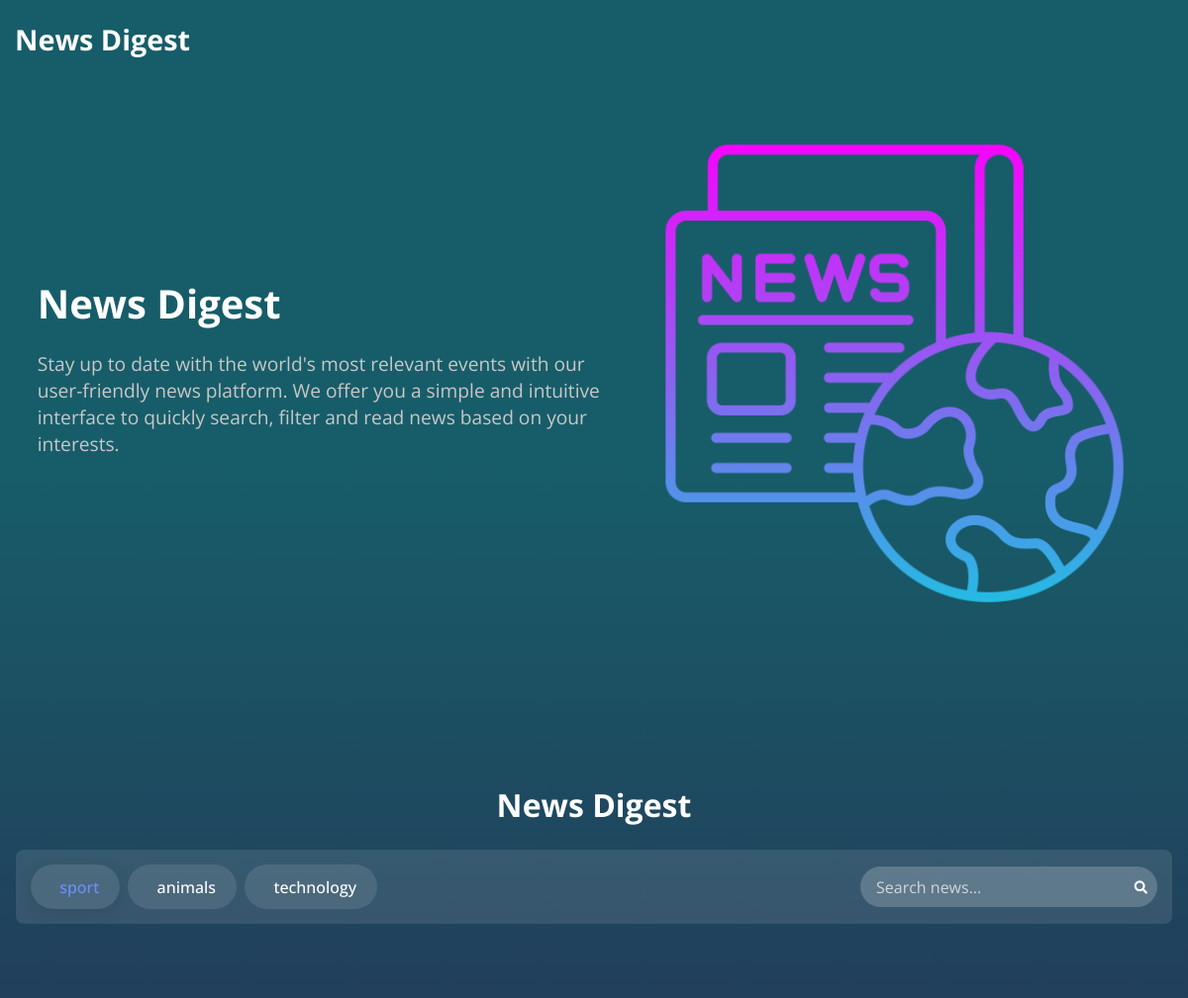
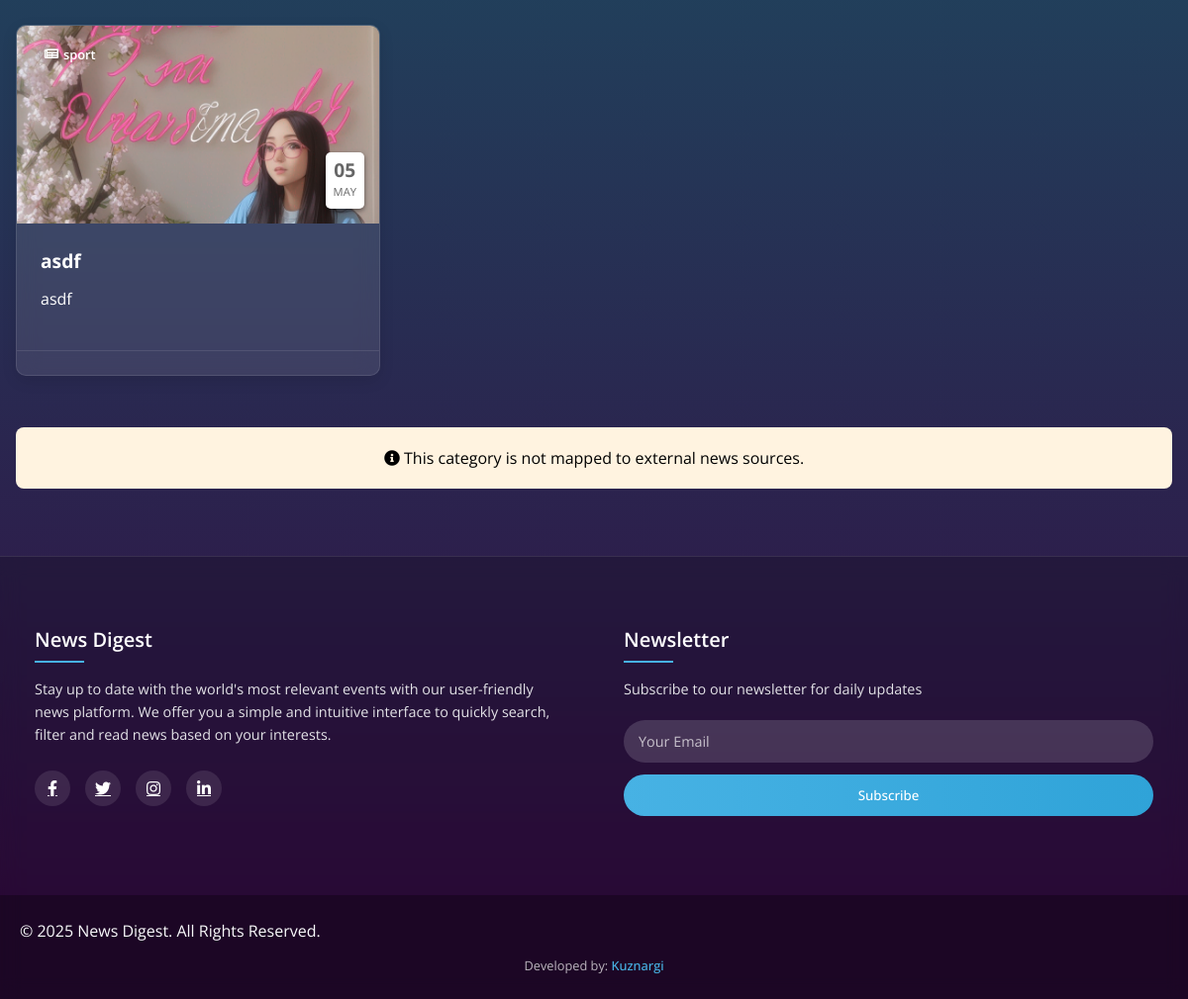
/?category=1, run on the app's committed database (2 pictures, top to bottom).
### app/models.py (models this page shows, shortened)
class Category(models.Model):
    name = models.TextField()
    newsapi_mapping = models.CharField(
        max_length=20,
        blank=True,
        null=True,
        help_text="Corresponding NewsAPI category name (business, technology, etc.)"
    )
    created_at = models.DateTimeField(auto_now_add=True)
    updated_at = models.DateTimeField(auto_now=True)
    class Meta:
        verbose_name = 'Категория'
        verbose_name_plural = 'Категории'

class News(models.Model):
    img=models.ImageField(upload_to='images/')
    title = models.TextField()
    description = models.TextField()
    category = models.ForeignKey('Category', on_delete=models.CASCADE)
    created_at = models.DateTimeField(auto_now_add=True)
    updated_at = models.DateTimeField(auto_now=True)
    class Meta:
        verbose_name = 'Новость'
        verbose_name_plural = 'Новости'

### app/views.py (the view, shortened to what this page needs)
# urls.py: path('', HomeView.as_view(), name='home'),
class HomeView(ListView):
    model = News
    template_name = 'news.html'
    context_object_name = 'news_list'
    paginate_by = 6
    ordering = ['-created_at']
    def get_queryset(self):
        queryset = super().get_queryset().select_related('category')
        category = self.request.GET.get('category')
        search_query = self.request.GET.get('search')
        if category and category != 'all':
            queryset = queryset.filter(category__id=category)
        if search_query:
            queryset = queryset.filter(title__icontains=search_query)
        return queryset
    def get_context_data(self, **kwargs):
        context = super().get_context_data(**kwargs)
        category = self.request.GET.get('category')
        search_query = self.request.GET.get('search')
        api_news = fetch_news_from_api(
            query=search_query,
            category=category,
            page_size=6
        )
        formatted_api_news = []
        context['api_news_list'] = formatted_api_news
        context['categories'] = Category.objects.all()
        context['search_query'] = search_query
        return context

### app/views.py (called while the page is built, shortened)
def fetch_news_from_api(query=None, category=None, page_size=6):
    api_key = os.getenv('NEWS_API_KEY')
    if not api_key:
        print("NewsAPI key not found in environment variables")
        return []

### templates/news.html (shortened to what this page needs)
{% extends "base.html" %}
{% load static %}
{% block content %}
<div class="news-content">
  <section class="category-section">
    <div class="container">
      <h2 class="section-title">News Digest</h2>
      <div class="category-filter">
        <div class="filter-controls">
          {% for category in categories %}
            <a href="?category={{ category.id }}{% if request.GET.search %}&search={{ request.GET.search }}{% endif %}"
               class="filter-btn {% if request.GET.category == category.id|stringformat:'s' %}active{% endif %}">
              <i class="{{ category.icon }}"></i> {{ category.name }}
            </a>
          {% endfor %}
        </div>
        <div class="search-box">
          <form method="get" action="">
            <input type="text" name="search" placeholder="Search news..."
                   class="search-input" value="{{ request.GET.search }}">
            <button type="submit" class="search-btn">
              <i class="fas fa-search"></i>
            </button>
          </form>
        </div>
      </div>
    </div>
  </section>
  <section class="news-grid-section">
    <div class="container">
      <div class="news-grid">
        {% for news in news_list %}
          <article class="news-card {% if news.featured %}featured{% endif %}">
            <div class="card-header">
              <div class="category-badge">
                <i class="{{ news.category.icon|default:'fas fa-newspaper' }}"></i> {{ news.category.name }}
              </div>
              <img src="{{ news.img.url }}" alt="{{ news.title }}" class="news-image">
              <div class="card-date">
                <span class="day">{{ news.created_at|date:"d" }}</span>
                <span class="month">{{ news.created_at|date:"M" }}</span>
              </div>
            </div>
            <div class="card-body">
              <h3 class="news-title">{{ news.title }}</h3>
              <p class="news-excerpt">{{ news.description|truncatewords:25 }}</p>
            </div>
            <div class="card-footer">
            </div>
          </article>
        {% endfor %}
        {% if request.GET.category and request.GET.category != 'all' %}
          {% for api_news in api_news_list %}
            <article class="news-card">
              <div class="card-header">
                <img src="{{ api_news.urlToImage|default:'/static/img/news-placeholder.jpg' }}"
                     alt="{{ api_news.title }}" class="news-image">
                <div class="api-source-tag">
                  {{ api_news.source.name|truncatechars:15 }}
                </div>
                <div class="card-date">
                  {% with api_news.publishedAt|slice:":10" as pub_date %}
                    <span class="day">{{ pub_date|slice:"8:10" }}</span>
                    <span class="month">{{ pub_date|slice:"5:7" }}</span>
                  {% endwith %}
                </div>
              </div>
              <div class="card-body">
                <h3 class="news-title">{{ api_news.title }}</h3>
                <p class="news-excerpt">{{ api_news.description|truncatewords:25|default:"No description available" }}</p>
              </div>
              <div class="card-footer">
                <a href="{{ api_news.url }}" target="_blank" rel="noopener noreferrer" class="read-more-btn">
                  Read More <i class="fas fa-arrow-right"></i>
                </a>
              </div>
            </article>
          {% empty %}
            <div class="api-notice">
              {% if current_mapping %}
                <i class="fas fa-info-circle"></i> No external news found for "{{ current_mapping }}" category right now.
              {% else %}
                <i class="fas fa-info-circle"></i> This category is not mapped to external news sources.
              {% endif %}
            </div>
          {% endfor %}
        {% endif %}
      </div>
    </div>
  </section>
</div>
{% endblock %}

### static/css/style.css (style rules this page uses)
* { margin: 0; padding: 0; box-sizing: border-box; font-family: "Open Sans", sans-serif; }
body { min-height: 100vh; width: 100%; background: linear-gradient(to bottom, #175d69 23%, #330c43 95%); display: flex; flex-direction: column; }
.news-card { background: rgba(255, 255, 255, 0.1); border-radius: 12px; overflow: hidden; backdrop-filter: blur(10px); border: 1px solid rgba(255, 255, 255, 0.1); transition: all 0.3s ease; box-shadow: 0 10px 30px rgba(0, 0, 0, 0.2); }
.card-header { position: relative; height: 200px; overflow: hidden; }
.card-header img { width: 100%; height: 100%; object-fit: cover; transition: transform 0.5s ease; }
.card-footer { display: flex; justify-content: space-between; align-items: center; padding: 0 20px 20px; border-top: 1px solid rgba(255, 255, 255, 0.1); padding-top: 15px; }
.category-filter { margin: 20px 0; padding: 15px; background: #f5f5f5; border-radius: 8px; }

### templates/news.html (style rules this page uses)
.category-section { padding: 2rem 0; color: white; }
.section-title { text-align: center; margin-bottom: 1.5rem; font-size: 2rem; font-weight: 700; }
.category-filter { background: rgba(255, 255, 255, 0.1); display: flex; flex-wrap: wrap; justify-content: space-between; align-items: center; gap: 1rem; }
.filter-controls { display: flex; flex-wrap: wrap; gap: 0.5rem; }
.filter-btn { display: flex; align-items: center; gap: 0.5rem; padding: 0.6rem 1.2rem; border-radius: 50px; background: rgba(255, 255, 255, 0.1); color: white; text-decoration: none; font-weight: 500; transition: all 0.3s ease; border: 2px solid transparent; }
.filter-btn.active { color: #6e8efb; box-shadow: 0 4px 15px rgba(0, 0, 0, 0.1); }
.search-box { position: relative; width: 300px; }
.search-input { width: 100%; padding: 0.6rem 1rem; padding-right: 40px; border-radius: 50px; border: none; background: rgba(255, 255, 255, 0.2); color: white; font-size: 1rem; }
.search-input::placeholder { color: rgba(255, 255, 255, 0.7); }
.search-btn { position: absolute; right: 10px; top: 50%; transform: translateY(-50%); background: transparent; border: none; color: white; cursor: pointer; }
.news-grid-section { padding: 3rem 0; }
.container { max-width: 1200px; margin: 0 auto; padding: 0 1rem; }
.news-grid { display: grid; grid-template-columns: repeat(auto-fill, minmax(300px, 1fr)); gap: 2rem; }
.news-card { border-radius: 10px; overflow: hidden; box-shadow: 0 5px 15px rgba(0, 0, 0, 0.1); transition: all 0.3s ease; display: flex; flex-direction: column; }
.card-header { position: relative; height: 200px; overflow: hidden; }
.news-image { width: 100%; height: 100%; object-fit: cover; transition: transform 0.5s ease; }
.category-badge { position: absolute; top: 15px; left: 15px; padding: 0.3rem 0.8rem; border-radius: 50px; color: white; font-size: 0.8rem; font-weight: 600; z-index: 2; display: flex; align-items: center; gap: 0.3rem; }
.card-date { position: absolute; bottom: 15px; right: 15px; background: white; color: #666; padding: 0.5rem; border-radius: 5px; text-align: center; box-shadow: 0 2px 5px rgba(0, 0, 0, 0.5); z-index: 2; }
.day { font-size: 1.2rem; font-weight: 700; display: block; line-height: 1; }
.month { font-size: 0.7rem; text-transform: uppercase; color: #666; }
.card-body { padding: 1.5rem; flex-grow: 1; }
.news-title { font-size: 1.2rem; margin-bottom: 0.8rem; color: white; }
.news-excerpt { color: white; line-height: 1.5; margin-bottom: 1rem; }
.card-footer { padding: 0 1.5rem 1.5rem; display: flex; justify-content: flex-end; }
.api-notice { grid-column: 1 / -1; text-align: center; padding: 20px; background: #fff3e0; border-radius: 8px; margin: 20px 0; }

### data on the page
Category: name "sport"
Category: name "animals"
Category: name "technology"
News: category.name "sport", img (picture), created_at "05", created_at "MAY", title "asdf", description "asdf"
